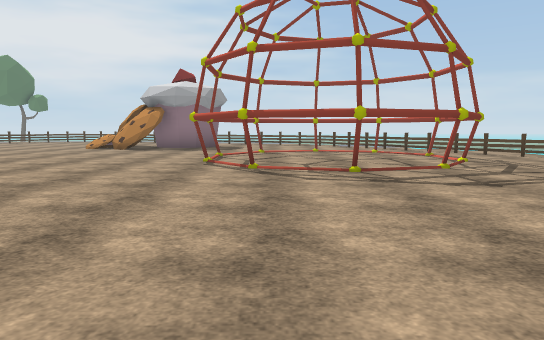
View 1 (above)

24 first-person views from a walk through a 3-D level made in the Unity game engine. The camera is 1.2 m above the floor, tilts 6° down and sees 70° across. The floor is counted in squares, 2 m on a side. Each view is taken from the middle of a square. On the plan, view 1 faces up. The plan holds only what a view shows up to about 11 squares ahead; the rest is blank. The place goes on beyond the plan. The player is left out. Some animated figures are not drawn. Some surface patterns are stand-ins.

View 2
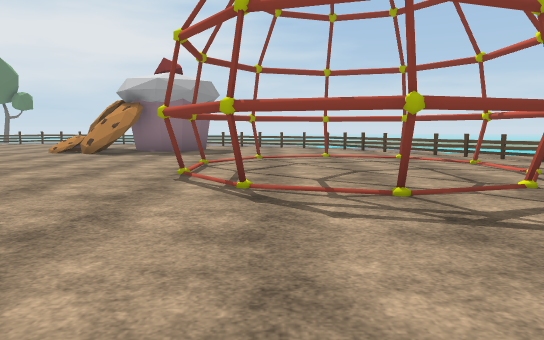

View 3
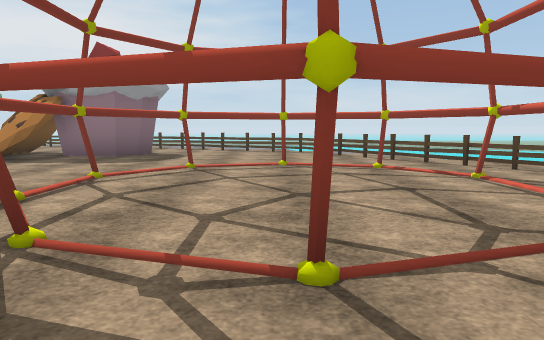

View 4
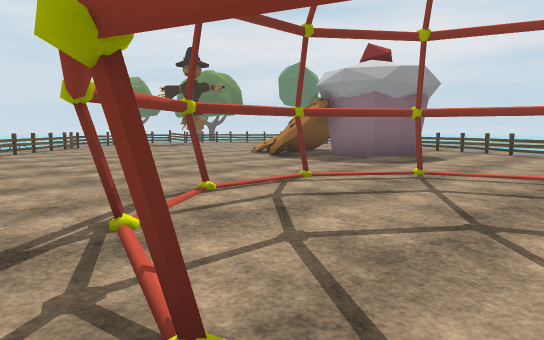

View 5
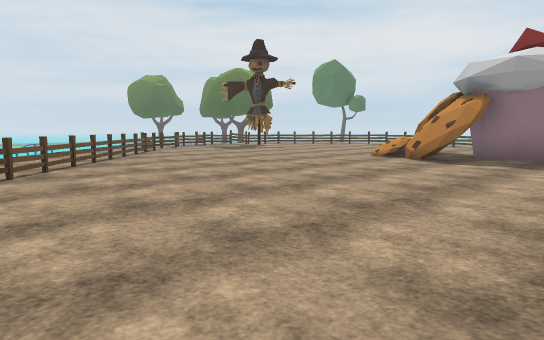

View 6
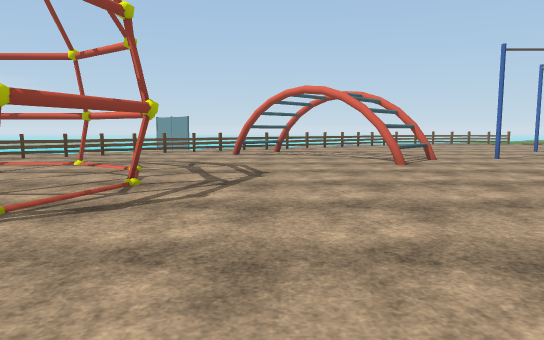

View 7
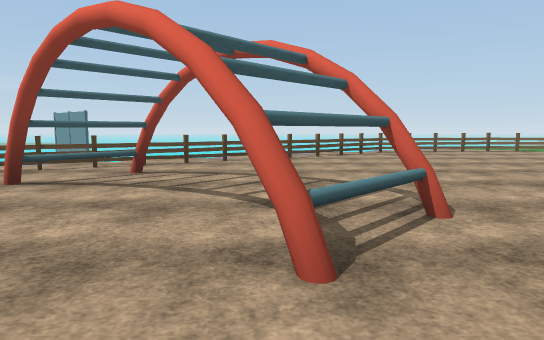

View 8
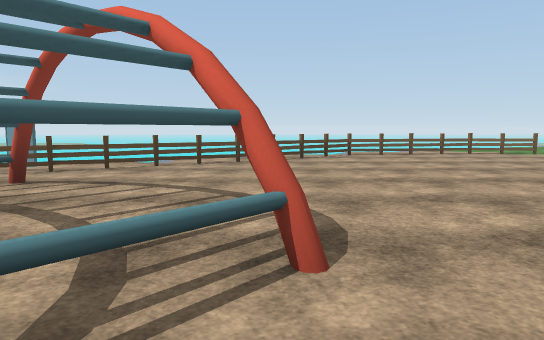

View 9
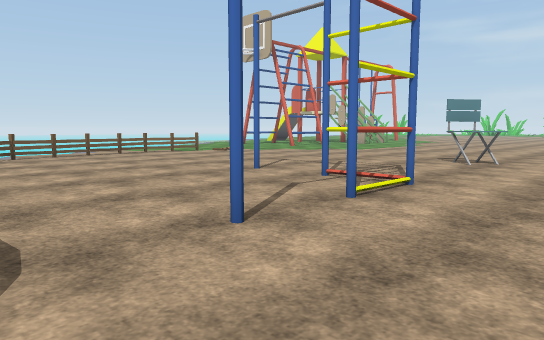

View 10
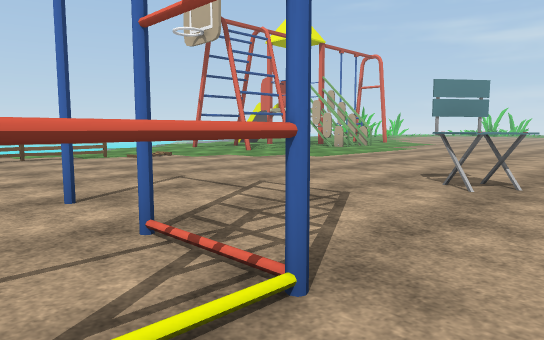

View 11
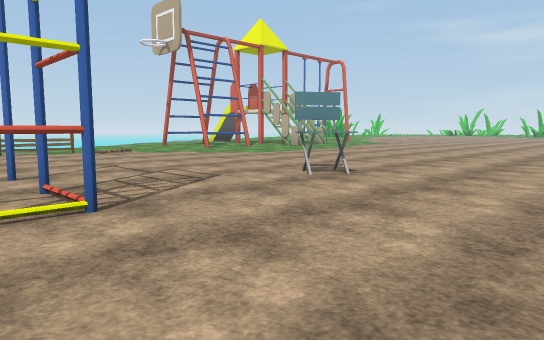

View 12
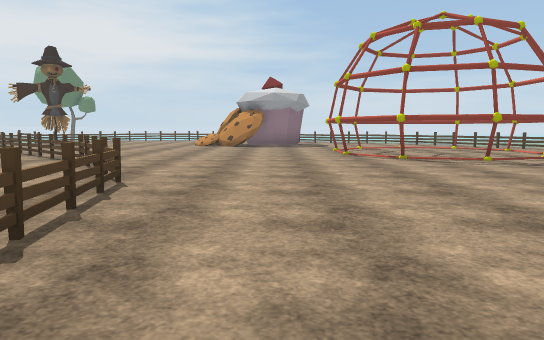

View 13
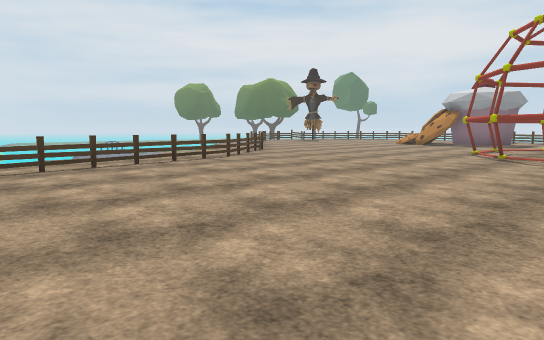

View 14
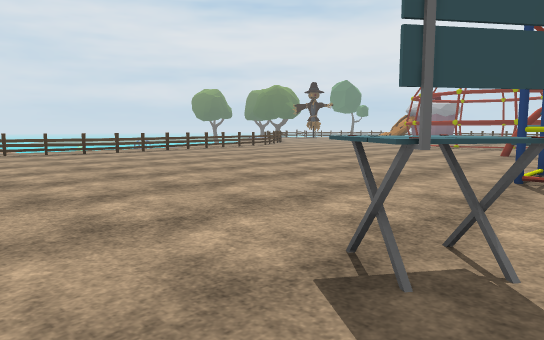

View 15
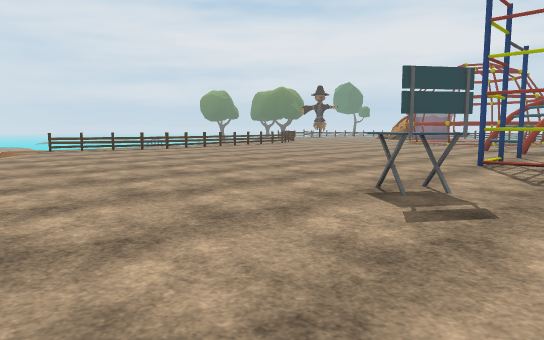

View 16
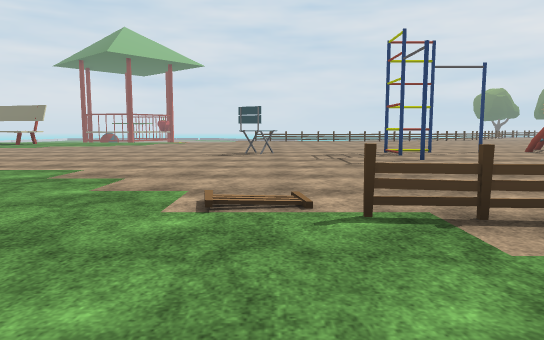

View 17
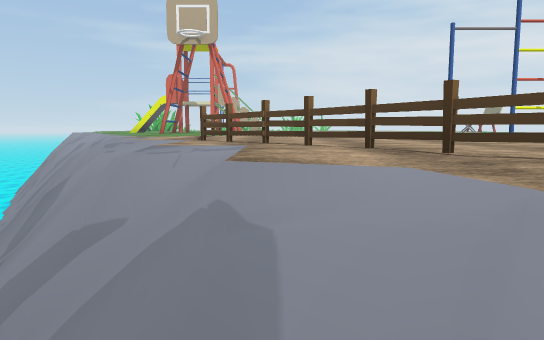

View 18
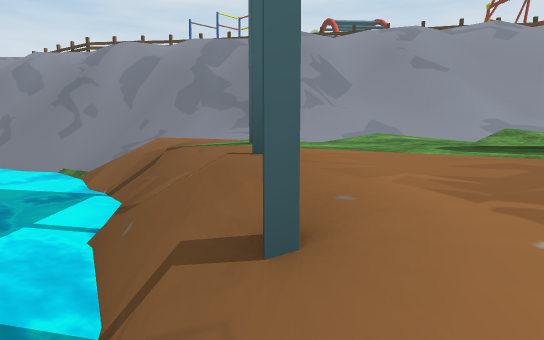

View 19
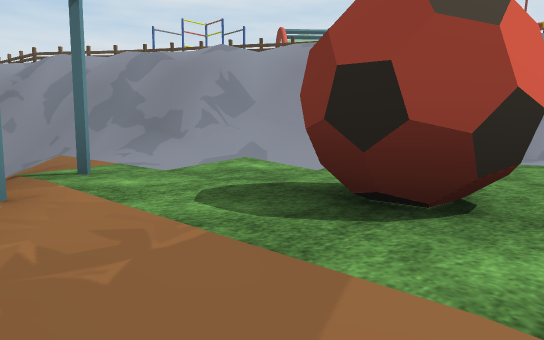

View 20
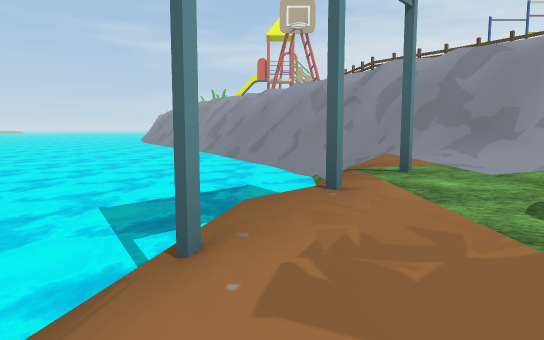

View 21
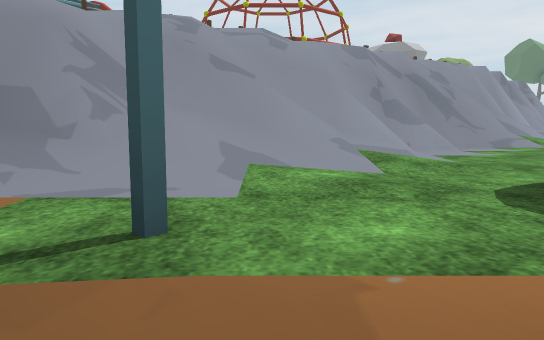

View 22
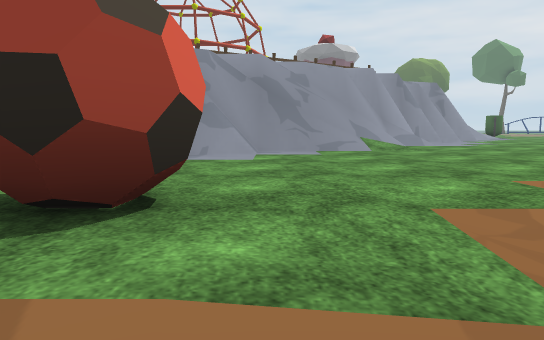

View 23
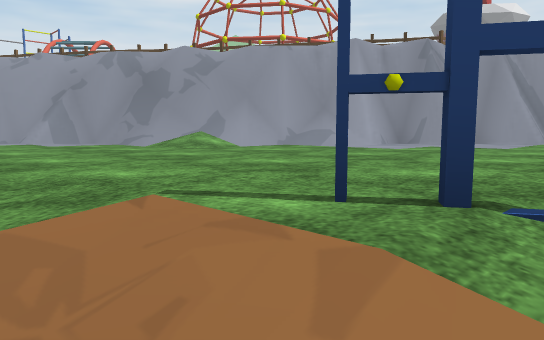

View 24
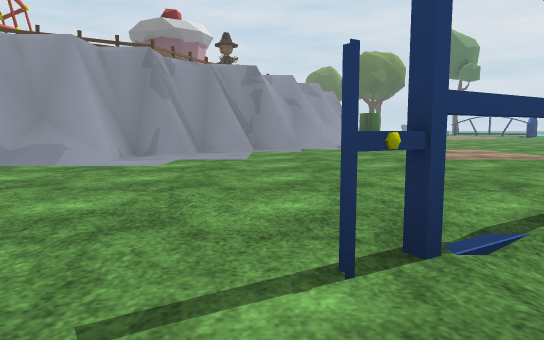

### Floor plan
Key: @ floor where view 1 was taken; # wall or solid block; . main floor; - floor 0.25 m lower than the main floor; _ floor 4 m lower than the main floor; < floor 5 m lower than the main floor; / step, stairs or slope; = window, fence, low wall or low ledge; ~ water the walk can cross; ≈ water the walk keeps out of; v drop or lower ground; T thing the floor can be seen under or through; F fence; C chair; O other object.
Columns run from 11 left of view 1 to 20 right of it. Each row starts with its distance up from view 1.
 18            #/________//
 17           .v##_______O/
 16         OFF..##________
 15          .FFF-##_______
 14       O OO...O.##/_____
 13     ..OOOO...FF.##//____/
 12    ...OO......F.////_____/
 11   ..........T..F.//=______/
 10  ..........T.#TFF./v#___O_/<
  9 O.........T...TTF../v///__O≈≈
  8 .OF.......T....T.F./////__/≈≈
  7  .FF......T...T...F.///// ≈≈≈≈
  6   .FF......TTTT...F..//=//≈≈≈≈≈
  5    .FO...........#=F./////≈≈≈≈≈
  4     .O............#FF.////≈≈≈≈≈≈
  3     ..O.............F.////≈≈≈≈≈≈
  2     ..F........#.....F.///~≈≈≈≈≈
  1     ..F.........#....FF.//=≈≈≈≈≈
  0     v..F...@..........F.//#≈≈≈≈≈
 -1      ..F........#......F///
 -2       .F...............F.//
 -3        F........#.#....F./
 -4       .F...............F.. /v
 -5       .F...............F..//#≈
 -6       .F........C.......... //
 -7       F.........C.........
 -8        /.................
 -9           ..............
-10               .........
-11                .......

Positions as (right, up) in squares from view 1, and headings:
1: (0, 0), facing up
2: (0, 2), facing up
3: (1, 4), facing up
4: (2, 5), facing up-left
5: (-1, 4), facing up-left
6: (-3, 4), facing right
7: (2, 2), facing right
8: (3, 1), facing right
9: (3, 1), facing down-right
10: (4, -2), facing down-right
11: (2, -2), facing down-right
12: (-3, -2), facing up
13: (2, -3), facing up-left
14: (6, -8), facing up-left
15: (7, -10), facing up-left
16: (15, -6), facing left
17: (11, 5), facing down
18: (16, 10), facing down-left
19: (15, 11), facing down-left
20: (15, 11), facing down
21: (15, 8), facing left
22: (15, 11), facing left
23: (11, 18), facing down-left
24: (11, 17), facing left
